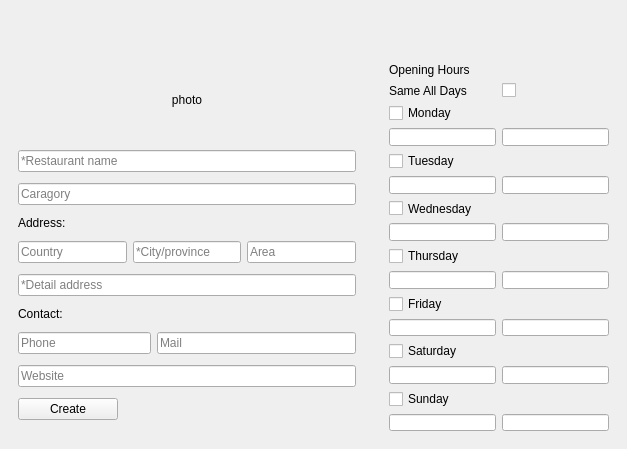
                    <widget class="QWidget" name="add_restaurant_page">
                     <layout class="QVBoxLayout" name="verticalLayout_4">
                      <property name="spacing">
                       <number>0</number>
                      </property>
                      <property name="leftMargin">
                       <number>0</number>
                      </property>
                      <property name="topMargin">
                       <number>0</number>
                      </property>
                      <property name="rightMargin">
                       <number>0</number>
                      </property>
                      <property name="bottomMargin">
                       <number>0</number>
                      </property>
                      <item>
                       <widget class="QWidget" name="main_content" native="true">
                        <layout class="QVBoxLayout" name="verticalLayout_5">
                         <property name="spacing">
                          <number>0</number>
                         </property>
                         <property name="leftMargin">
                          <number>0</number>
                         </property>
                         <property name="topMargin">
                          <number>0</number>
                         </property>
                         <property name="rightMargin">
                          <number>0</number>
                         </property>
                         <property name="bottomMargin">
                          <number>0</number>
                         </property>
                         <item>
                          <widget class="QWidget" name="top_bar" native="true">
                           <property name="sizePolicy">
                            <sizepolicy hsizetype="Preferred" vsizetype="Preferred">
                             <horstretch>0</horstretch>
                             <verstretch>1</verstretch>
                            </sizepolicy>
                           </property>
                          </widget>
                         </item>
                         <item>
                          <widget class="QWidget" name="content" native="true">
                           <property name="sizePolicy">
                            <sizepolicy hsizetype="Preferred" vsizetype="Preferred">
                             <horstretch>0</horstretch>
                             <verstretch>9</verstretch>
                            </sizepolicy>
                           </property>
                           <property name="minimumSize">
                            <size>
                             <width>100</width>
                             <height>100</height>
                            </size>
                           </property>
                           <property name="styleSheet">
                            <string notr="true" />
                           </property>
                           <layout class="QHBoxLayout" name="horizontalLayout_9">
                            <property name="spacing">
                             <number>15</number>
                            </property>
                            <item>
                             <widget class="QWidget" name="left_form" native="true">
                              <property name="sizePolicy">
                               <sizepolicy hsizetype="Preferred" vsizetype="Preferred">
                                <horstretch>6</horstretch>
                                <verstretch>0</verstretch>
                               </sizepolicy>
                              </property>
                              <property name="styleSheet">
                               <string notr="true" />
                              </property>
                              <layout class="QVBoxLayout" name="verticalLayout_8">
                               <property name="spacing">
                                <number>4</number>
                               </property>
                               <property name="topMargin">
                                <number>0</number>
                               </property>
                               <item>
                                <widget class="QWidget" name="widget_3" native="true">
                                 <property name="sizePolicy">
                                  <sizepolicy hsizetype="Preferred" vsizetype="Fixed">
                                   <horstretch>0</horstretch>
                                   <verstretch>0</verstretch>
                                  </sizepolicy>
                                 </property>
                                 <layout class="QGridLayout" name="gridLayout_3">
                                  <item row="0" column="0">
                                   <widget class="QLabel" name="avatar">
                                    <property name="sizePolicy">
                                     <sizepolicy hsizetype="Fixed" vsizetype="Fixed">
                                      <horstretch>0</horstretch>
                                      <verstretch>0</verstretch>
                                     </sizepolicy>
                                    </property>
                                    <property name="minimumSize">
                                     <size>
                                      <width>60</width>
                                      <height>60</height>
                                     </size>
                                    </property>
                                    <property name="text">
                                     <string>photo</string>
                                    </property>
                                    <property name="alignment">
                                     <set>Qt::AlignCenter</set>
                                    </property>
                                   </widget>
                                  </item>
                                 </layout>
                                </widget>
                               </item>
                               <item>
                                <widget class="QLineEdit" name="form_res_name">
                                 <property name="sizePolicy">
                                  <sizepolicy hsizetype="Preferred" vsizetype="Fixed">
                                   <horstretch>0</horstretch>
                                   <verstretch>0</verstretch>
                                  </sizepolicy>
                                 </property>
                                 <property name="inputMask">
                                  <string />
                                 </property>
                                 <property name="text">
                                  <string notr="true" />
                                 </property>
                                 <property name="frame">
                                  <bool>true</bool>
                                 </property>
                                 <property name="echoMode">
                                  <enum>QLineEdit::Normal</enum>
                                 </property>
                                 <property name="placeholderText">
                                  <string>*Restaurant name</string>
                                 </property>
                                </widget>
                               </item>
                               <item>
                                <widget class="QLineEdit" name="form_category">
                                 <property name="text">
                                  <string />
                                 </property>
                                 <property name="placeholderText">
                                  <string>Caragory</string>
                                 </property>
                                </widget>
                               </item>
                               <item>
                                <widget class="QLabel" name="label_6">
                                 <property name="sizePolicy">
                                  <sizepolicy hsizetype="Preferred" vsizetype="Fixed">
                                   <horstretch>0</horstretch>
                                   <verstretch>0</verstretch>
                                  </sizepolicy>
                                 </property>
                                 <property name="text">
                                  <string>Address:</string>
                                 </property>
                                </widget>
                               </item>
                               <item>
                                <widget class="QWidget" name="address_widget" native="true">
                                 <property name="sizePolicy">
                                  <sizepolicy hsizetype="Preferred" vsizetype="Fixed">
                                   <horstretch>0</horstretch>
                                   <verstretch>0</verstretch>
                                  </sizepolicy>
                                 </property>
                                 <layout class="QHBoxLayout" name="horizontalLayout_8">
                                  <property name="spacing">
                                   <number>6</number>
                                  </property>
                                  <property name="leftMargin">
                                   <number>0</number>
                                  </property>
                                  <property name="topMargin">
                                   <number>0</number>
                                  </property>
                                  <property name="rightMargin">
                                   <number>0</number>
                                  </property>
                                  <property name="bottomMargin">
                                   <number>0</number>
                                  </property>
                                  <item>
                                   <widget class="QLineEdit" name="form_country">
                                    <property name="placeholderText">
                                     <string>Country</string>
                                    </property>
                                   </widget>
                                  </item>
                                  <item>
                                   <widget class="QLineEdit" name="form_city">
                                    <property name="placeholderText">
                                     <string>*City/province</string>
                                    </property>
                                   </widget>
                                  </item>
                                  <item>
                                   <widget class="QLineEdit" name="form_area">
                                    <property name="placeholderText">
                                     <string>Area</string>
                                    </property>
                                   </widget>
                                  </item>
                                 </layout>
                                </widget>
                               </item>
                               <item>
                                <widget class="QLineEdit" name="form_address">
                                 <property name="placeholderText">
                                  <string>*Detail address</string>
                                 </property>
                                </widget>
                               </item>
                               <item>
                                <widget class="QLabel" name="contact_label">
                                 <property name="sizePolicy">
                                  <sizepolicy hsizetype="Preferred" vsizetype="Fixed">
                                   <horstretch>0</horstretch>
                                   <verstretch>0</verstretch>
                                  </sizepolicy>
                                 </property>
                                 <property name="text">
                                  <string>Contact:</string>
                                 </property>
                                </widget>
                               </item>
                               <item>
                                <widget class="QWidget" name="contact_widget" native="true">
                                 <property name="sizePolicy">
                                  <sizepolicy hsizetype="Preferred" vsizetype="Fixed">
                                   <horstretch>0</horstretch>
                                   <verstretch>0</verstretch>
                                  </sizepolicy>
                                 </property>
                                 <layout class="QHBoxLayout" name="horizontalLayout_12">
                                  <property name="leftMargin">
                                   <number>0</number>
                                  </property>
                                  <property name="topMargin">
                                   <number>0</number>
                                  </property>
                                  <property name="rightMargin">
                                   <number>0</number>
                                  </property>
                                  <property name="bottomMargin">
                                   <number>0</number>
                                  </property>
                                  <item>
                                   <widget class="QLineEdit" name="form_phone">
                                    <property name="sizePolicy">
                                     <sizepolicy hsizetype="Expanding" vsizetype="Fixed">
                                      <horstretch>4</horstretch>
                                      <verstretch>0</verstretch>
                                     </sizepolicy>
                                    </property>
                                    <property name="placeholderText">
                                     <string>Phone</string>
                                    </property>
                                   </widget>
                                  </item>
                                  <item>
                                   <widget class="QLineEdit" name="form_mail">
                                    <property name="sizePolicy">
                                     <sizepolicy hsizetype="Expanding" vsizetype="Fixed">
                                      <horstretch>6</horstretch>
                                      <verstretch>0</verstretch>
                                     </sizepolicy>
                                    </property>
                                    <property name="placeholderText">
                                     <string>Mail</string>
                                    </property>
                                   </widget>
                                  </item>
                                 </layout>
                                </widget>
                               </item>
                               <item>
                                <widget class="QLineEdit" name="form_website">
                                 <property name="placeholderText">
                                  <string>Website</string>
                                 </property>
                                </widget>
                               </item>
                               <item>
                                <widget class="QPushButton" name="create_pushButton">
                                 <property name="maximumSize">
                                  <size>
                                   <width>100</width>
                                   <height>16777215</height>
                                  </size>
                                 </property>
                                 <property name="layoutDirection">
                                  <enum>Qt::LeftToRight</enum>
                                 </property>
                                 <property name="text">
                                  <string>Create</string>
                                 </property>
                                </widget>
                               </item>
                              </layout>
                             </widget>
                            </item>
                            <item>
                             <widget class="QWidget" name="right_form" native="true">
                              <property name="sizePolicy">
                               <sizepolicy hsizetype="Preferred" vsizetype="Preferred">
                                <horstretch>4</horstretch>
                                <verstretch>0</verstretch>
                               </sizepolicy>
                              </property>
                              <property name="styleSheet">
                               <string notr="true" />
                              </property>
                              <layout class="QVBoxLayout" name="verticalLayout_7">
                               <item>
                                <widget class="QLabel" name="open_label">
                                 <property name="text">
                                  <string>Opening Hours</string>
                                 </property>
                                </widget>
                               </item>
                               <item>
                                <layout class="QHBoxLayout" name="same_horizontalLayout">
                                 <item>
                                  <widget class="QLabel" name="save_label">
                                   <property name="text">
                                    <string>Same All Days</string>
                                   </property>
                                  </widget>
                                 </item>
                                 <item>
                                  <widget class="QCheckBox" name="all_days_checkBox">
                                   <property name="text">
                                    <string />
                                   </property>
                                  </widget>
                                 </item>
                                </layout>
                               </item>
                               <item>
                                <layout class="QGridLayout" name="week_gridLayout">
                                 <item row="8" column="0">
                                  <widget class="QCheckBox" name="friday_checkBox">
                                   <property name="text">
                                    <string>Friday</string>
                                   </property>
                                  </widget>
                                 </item>
                                 <item row="5" column="1">
                                  <widget class="QLineEdit" name="wednesday_2" />
                                 </item>
                                 <item row="7" column="0">
                                  <widget class="QLineEdit" name="thursday_1" />
                                 </item>
                                 <item row="12" column="0">
                                  <widget class="QCheckBox" name="sunday_checkBox">
                                   <property name="text">
                                    <string>Sunday</string>
                                   </property>
                                  </widget>
                                 </item>
                                 <item row="9" column="1">
                                  <widget class="QLineEdit" name="friday_2" />
                                 </item>
                                 <item row="11" column="0">
                                  <widget class="QLineEdit" name="saturday_1" />
                                 </item>
                                 <item row="4" column="0">
                                  <widget class="QCheckBox" name="wednesday_checkBox">
                                   <property name="text">
                                    <string>Wednesday</string>
                                   </property>
                                  </widget>
                                 </item>
                                 <item row="0" column="0">
                                  <widget class="QCheckBox" name="monday_checkBox">
                                   <property name="text">
                                    <string>Monday</string>
                                   </property>
                                  </widget>
                                 </item>
                                 <item row="3" column="0">
                                  <widget class="QLineEdit" name="tuesday_1" />
                                 </item>
                                 <item row="1" column="0">
                                  <widget class="QLineEdit" name="monday_1" />
                                 </item>
                                 <item row="11" column="1">
                                  <widget class="QLineEdit" name="saturday_2" />
                                 </item>
                                 <item row="3" column="1">
                                  <widget class="QLineEdit" name="tuesday_2" />
                                 </item>
                                 <item row="1" column="1">
                                  <widget class="QLineEdit" name="monday_2" />
                                 </item>
                                 <item row="6" column="0">
                                  <widget class="QCheckBox" name="thursday_checkBox">
                                   <property name="text">
                                    <string>Thursday</string>
                                   </property>
                                  </widget>
                                 </item>
                                 <item row="5" column="0">
                                  <widget class="QLineEdit" name="wednesday_1" />
                                 </item>
                                 <item row="10" column="0">
                                  <widget class="QCheckBox" name="saturday_checkBox">
                                   <property name="text">
                                    <string>Saturday</string>
                                   </property>
                                  </widget>
                                 </item>
                                 <item row="7" column="1">
                                  <widget class="QLineEdit" name="thursday_2" />
                                 </item>
                                 <item row="9" column="0">
                                  <widget class="QLineEdit" name="friday_1" />
                                 </item>
                                 <item row="2" column="0">
                                  <widget class="QCheckBox" name="tuesday_checkBox">
                                   <property name="text">
                                    <string>Tuesday</string>
                                   </property>
                                  </widget>
                                 </item>
                                 <item row="13" column="0">
                                  <widget class="QLineEdit" name="sunday_1" />
                                 </item>
                                 <item row="13" column="1">
                                  <widget class="QLineEdit" name="sunday_2" />
                                 </item>
                                </layout>
                               </item>
                              </layout>
                             </widget>
                            </item>
                           </layout>
                          </widget>
                         </item>
                        </layout>
                       </widget>
                      </item>
                     </layout>
                    </widget>
